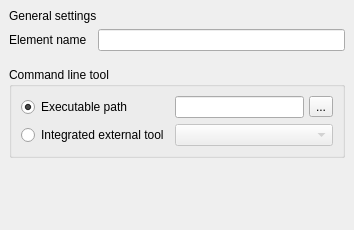
<?xml version="1.0" encoding="UTF-8"?>
<ui version="4.0">
 <class>CreateCmdlineBasedWorkerWizardGeneralSettingsPage</class>
 <widget class="QWizardPage" name="CreateCmdlineBasedWorkerWizardGeneralSettingsPage">
  <property name="geometry">
   <rect>
    <x>0</x>
    <y>0</y>
    <width>354</width>
    <height>230</height>
   </rect>
  </property>
  <property name="windowTitle">
   <string>WizardPage</string>
  </property>
  <layout class="QVBoxLayout" name="verticalLayout">
   <property name="leftMargin">
    <number>9</number>
   </property>
   <property name="topMargin">
    <number>9</number>
   </property>
   <property name="rightMargin">
    <number>9</number>
   </property>
   <property name="bottomMargin">
    <number>9</number>
   </property>
   <item>
    <widget class="QLabel" name="lblTitle">
     <property name="text">
      <string>General settings</string>
     </property>
    </widget>
   </item>
   <item>
    <layout class="QHBoxLayout" name="nameLayout">
     <item>
      <widget class="QLabel" name="lblName">
       <property name="text">
        <string>Element name</string>
       </property>
      </widget>
     </item>
     <item>
      <spacer name="horizontalSpacer">
       <property name="orientation">
        <enum>Qt::Horizontal</enum>
       </property>
       <property name="sizeType">
        <enum>QSizePolicy::Fixed</enum>
       </property>
       <property name="sizeHint" stdset="0">
        <size>
         <width>5</width>
         <height>1</height>
        </size>
       </property>
      </spacer>
     </item>
     <item>
      <widget class="QLineEdit" name="leName"/>
     </item>
    </layout>
   </item>
   <item>
    <spacer name="verticalSpacer">
     <property name="orientation">
      <enum>Qt::Vertical</enum>
     </property>
     <property name="sizeType">
      <enum>QSizePolicy::Fixed</enum>
     </property>
     <property name="sizeHint" stdset="0">
      <size>
       <width>20</width>
       <height>10</height>
      </size>
     </property>
    </spacer>
   </item>
   <item>
    <widget class="QGroupBox" name="gbTool">
     <property name="title">
      <string>Command line tool</string>
     </property>
     <layout class="QGridLayout" name="gridLayout">
      <item row="1" column="0">
       <widget class="QRadioButton" name="rbIntegratedTool">
        <property name="text">
         <string>Integrated external tool</string>
        </property>
       </widget>
      </item>
      <item row="0" column="0">
       <widget class="QRadioButton" name="rbCustomTool">
        <property name="text">
         <string>Executable path</string>
        </property>
        <property name="checked">
         <bool>true</bool>
        </property>
       </widget>
      </item>
      <item row="1" column="1">
       <widget class="QComboBox" name="cbIntegratedTools">
        <property name="enabled">
         <bool>false</bool>
        </property>
       </widget>
      </item>
      <item row="0" column="1">
       <widget class="QWidget" name="customToolPathContainer" native="true">
        <layout class="QHBoxLayout" name="pathLayout">
         <property name="spacing">
          <number>5</number>
         </property>
         <property name="leftMargin">
          <number>0</number>
         </property>
         <property name="topMargin">
          <number>0</number>
         </property>
         <property name="rightMargin">
          <number>0</number>
         </property>
         <property name="bottomMargin">
          <number>0</number>
         </property>
         <item>
          <widget class="QLineEdit" name="leToolPath"/>
         </item>
         <item>
          <widget class="QToolButton" name="tbBrowse">
           <property name="text">
            <string>...</string>
           </property>
          </widget>
         </item>
        </layout>
       </widget>
      </item>
     </layout>
    </widget>
   </item>
   <item>
    <spacer name="verticalSpacer_2">
     <property name="orientation">
      <enum>Qt::Vertical</enum>
     </property>
     <property name="sizeHint" stdset="0">
      <size>
       <width>20</width>
       <height>40</height>
      </size>
     </property>
    </spacer>
   </item>
  </layout>
 </widget>
 <resources/>
 <connections>
  <connection>
   <sender>rbCustomTool</sender>
   <signal>toggled(bool)</signal>
   <receiver>customToolPathContainer</receiver>
   <slot>setEnabled(bool)</slot>
   <hints>
    <hint type="sourcelabel">
     <x>93</x>
     <y>101</y>
    </hint>
    <hint type="destinationlabel">
     <x>264</x>
     <y>100</y>
    </hint>
   </hints>
  </connection>
  <connection>
   <sender>rbIntegratedTool</sender>
   <signal>toggled(bool)</signal>
   <receiver>cbIntegratedTools</receiver>
   <slot>setEnabled(bool)</slot>
   <hints>
    <hint type="sourcelabel">
     <x>93</x>
     <y>136</y>
    </hint>
    <hint type="destinationlabel">
     <x>264</x>
     <y>131</y>
    </hint>
   </hints>
  </connection>
 </connections>
</ui>
